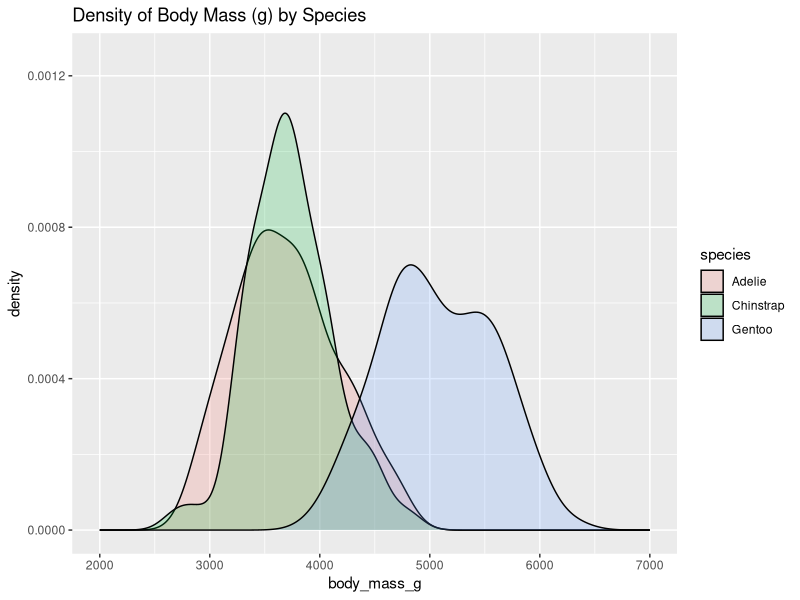
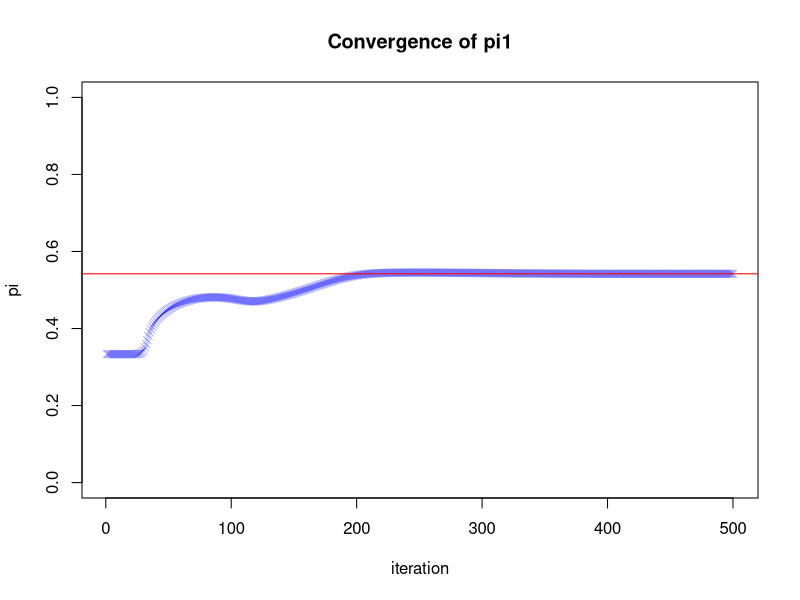
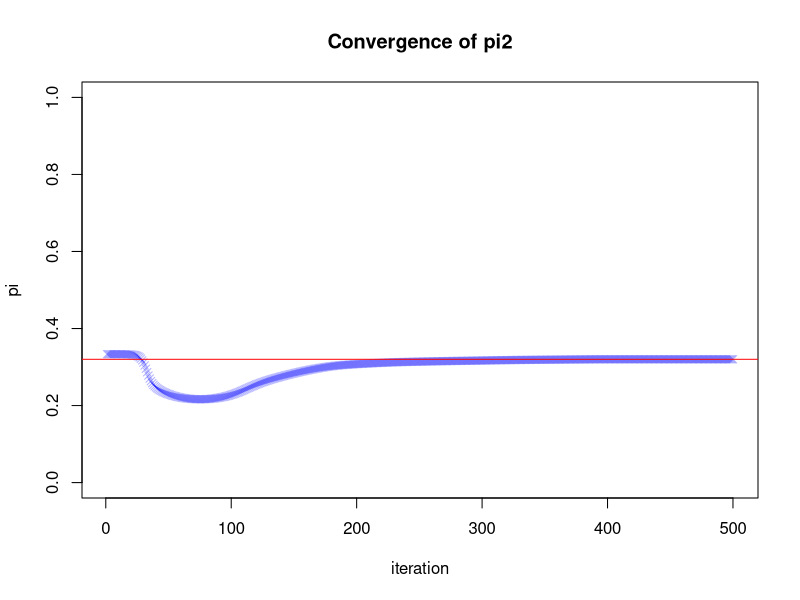
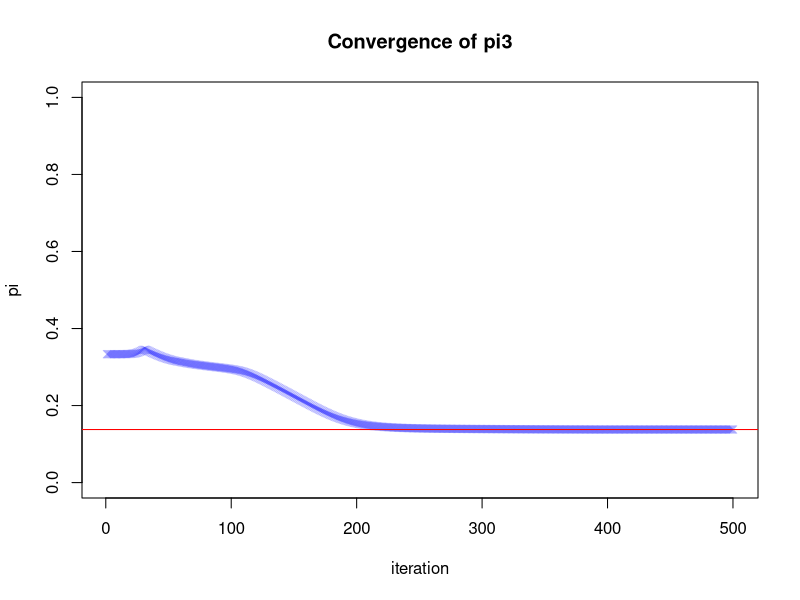
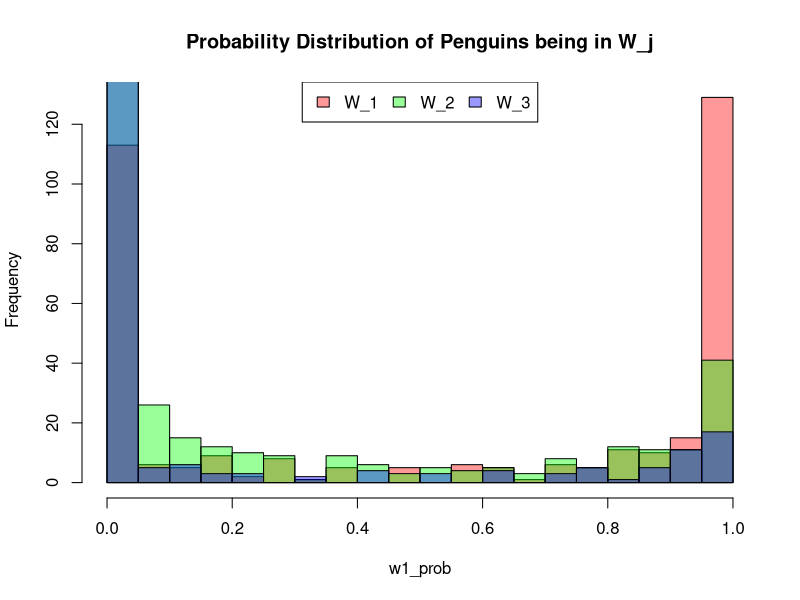

Recreate these plots in R, in order.
## ---- chunk 1
library(knitr)
library(formatR)
library(palmerpenguins)
library(dplyr)
library(ggplot2)
knitr::opts_chunk$set(echo = TRUE)
knitr::opts_chunk$set(tidy.opts = list(width.cutoff = 80))
## ---- chunk 2
# Read in penguins
penguins_data <- palmerpenguins::penguins
# Print penguins to inspect
print(penguins_data)
# Convert penguins to a dataframe
penguins_df <- as.data.frame(penguins_data)
## ---- chunk 3
# Count penguins by species and island
penguins_frequency_dist <- penguins_df %>%
  group_by(species, island) %>%
  count()
# Convert to DF
penguins_frequency_dist_df <- as.data.frame(penguins_frequency_dist)
# Print results
knitr::kable(penguins_frequency_dist_df,
  caption = "Distribution Frequency of Penguins by Species and Island"
)
## ---- chunk 4
# Get unique penguin categories by island
species_by_island_df <- penguins_df %>%
  group_by(island) %>%
  summarise(species = unique(species))
# Print results
knitr::kable(species_by_island_df,
  caption = "Penguin Species by Island"
)
## ---- chunk 5
# Filter for Gentoo penguins and get bill length values
gentoo_idx <- which(penguins_df$species == "Gentoo")
gentoo_bill_lengths <- penguins_df[gentoo_idx, ]$bill_length_mm

# Filter for Chinstrap penguins and get bill length values
chinstrap_idx <- which(penguins_df$species == "Chinstrap")
chinstrap_bill_lengths <- penguins_df[chinstrap_idx, ]$bill_length_mm

# Define significance value
alpha <- 0.05

# Do t test to evaluate if chinstrap average length
# is greater than gentoo average length
t_test_results <- t.test(
  x = chinstrap_bill_lengths,
  y = gentoo_bill_lengths,
  alternative = "less",
  var.equal = F
)
t_test_pvalue <- t_test_results$p.value
# Evaluate if p-value of t test is greater than signif. value
if (t_test_pvalue < alpha) {
  print("p-value of t-test is less than alpha, so we reject H0")
} else {
  print("p-value of t-test is greater than alpha, so we do not reject H0")
}
## ---- chunk 6
species_na_bool_idx <- is.na(penguins_df$species)
body_mass_na_bool_idx <- is.na(penguins_df$body_mass_g)
combined_bool_idx <- !species_na_bool_idx & !body_mass_na_bool_idx

filtered_penguins_df <- penguins_df[combined_bool_idx, ]
rows_removed_num <- nrow(penguins_df) - nrow(filtered_penguins_df)
## ---- chunk 7
species <- unique(filtered_penguins_df$species)
species_color_list <- c("red", "blue", "green")
combined_species_df <- data.frame()
for (species_i in species) {
  species_idx <- filtered_penguins_df$species == species_i
  species_df <- filtered_penguins_df[species_idx, ]
  species_df_slice <- species_df[c("species", "body_mass_g")]
  combined_species_df <- rbind(combined_species_df, species_df_slice)
}

ggplot(combined_species_df, aes(body_mass_g, fill = species)) +
  geom_density(alpha = 0.2) +
  xlim(2000, 7000) +
  ylim(0, 1.25e-3) +
  ggtitle("Density of Body Mass (g) by Species")
## ---- chunk 8
filtered_penguins_df$body_mass_kg <- filtered_penguins_df$body_mass_g / 1000
neg.logl <- function(theta, pi1, pi2, pi3, w1, w2, w3, x) {
  mu1 <- theta[1]
  mu2 <- theta[2]
  mu3 <- theta[3]

  sigma_1 <- exp(theta[4])
  sigma_2 <- exp(theta[5])
  sigma_3 <- exp(theta[6])
  # density of the mixture model:
  f.x1 <- pi1 * dnorm(x, mu1, sd = sigma_1)
  f.x2 <- pi2 * dnorm(x, mu2, sd = sigma_2)
  f.x3 <- pi3 * dnorm(x, mu3, sd = sigma_3)
  # negative log-likelihood:
  -sum(w1 * log(f.x1) + w2 * log(f.x2) + w3 * log(f.x3))
}
## ---- chunk 9
set.seed(3953629)

em_algo <- function(x, pi1hat_init, pi2hat_init, pi3hat_init, n.iter) {
  # Set n as length of provided x
  n <- length(x)

  # Set up pi_j for each j component
  pi1hat <- rep(NA, n.iter)
  pi2hat <- rep(NA, n.iter)
  pi3hat <- rep(NA, n.iter)

  # Set up p_hat_j for each j component
  p1hat <- matrix(NA, n.iter, n)
  p2hat <- matrix(NA, n.iter, n)
  p3hat <- matrix(NA, n.iter, n)

  # Define starting range for pi_j
  pi1hat_range <- pi1hat_init * 0.8
  pi2hat_range <- pi2hat_init * 0.8
  pi3hat_range <- pi3hat_init * 0.8

  # Store initial provided pi values
  pi1hat[1] <- pi1hat_init
  pi2hat[1] <- pi2hat_init
  pi3hat[1] <- pi3hat_init

  # Calculate t=1 p_hats
  p1hat[1, ] <- runif(n, pi1hat_init - pi1hat_range, pi1hat_init + pi1hat_range)
  p2hat[1, ] <- runif(n, pi2hat_init - pi2hat_range, pi2hat_init + pi2hat_range)
  p3hat[1, ] <- runif(n, pi3hat_init - pi3hat_range, pi3hat_init + pi3hat_range)

  # Set up 6 column theta matrix, and t=1 theta guesses
  thetahat <- matrix(NA, n.iter, 6)
  theta_init_guesses <- c(
    rep(mean(x), 3),
    rep(sd(x), 3)
  )

  # Find initial log likelihood minimized values of theta
  thetahat[1, ] <- optim(
    theta_init_guesses,
    function(theta) {
      neg.logl(
        theta, pi1hat[1], pi2hat[1], pi3hat[1],
        p1hat[1, ], p2hat[1, ], p3hat[1, ], x
      )
    }
  )$par

  # Iter through n.iter
  for (t in 2:n.iter) {
    # E step: update individual probability memberships
    phat_numer.temp <- cbind(
      pi1hat[t - 1] * dnorm(x, thetahat[t - 1, 1], exp(thetahat[t - 1, 4])),
      pi2hat[t - 1] * dnorm(x, thetahat[t - 1, 2], exp(thetahat[t - 1, 5])),
      pi3hat[t - 1] * dnorm(x, thetahat[t - 1, 3], exp(thetahat[t - 1, 6]))
    )
    # Reassign phat values to corresponding phat matrix
    p1hat[t, ] <- phat_numer.temp[, 1] / rowSums(phat_numer.temp)
    p2hat[t, ] <- phat_numer.temp[, 2] / rowSums(phat_numer.temp)
    p3hat[t, ] <- phat_numer.temp[, 3] / rowSums(phat_numer.temp)
    # M step: update parameter estimates
    # Update for corresponding pi_hat
    pi1hat[t] <- mean(p1hat[t, ])
    pi2hat[t] <- mean(p2hat[t, ])
    pi3hat[t] <- mean(p3hat[t, ])
    # Update optimized theta values
    thetahat[t, ] <- optim(thetahat[t - 1, ], function(theta) {
      neg.logl(
        theta, pi1hat[t], pi2hat[t], pi3hat[t],
        p1hat[t, ], p2hat[t, ], p3hat[t, ], x
      )
    })$par
  }
  # Return final theta values, pi values, and phat values
  # final_theta <- thetahat[n.iter, ]
  # final_pi <- c(pi1hat[n.iter], pi2hat[n.iter], pi3hat[n.iter])
  return(list(
    theta = thetahat,
    pi1 = pi1hat,
    pi2 = pi2hat,
    pi3 = pi3hat,
    p1 = p1hat,
    p2 = p2hat,
    p3 = p3hat
  ))
}

n <- nrow(filtered_penguins_df)
peng_species_prop <- filtered_penguins_df %>%
  group_by(species) %>%
  count()
peng_species_prop$prop <- peng_species_prop$n / n

pi1hat_1 <- 1 / 3
pi2hat_1 <- 1 / 3
pi3hat_1 <- 1 / 3

pi1hat_2 <- c(peng_species_prop$prop)[1]
pi2hat_2 <- c(peng_species_prop$prop)[2]
pi3hat_2 <- c(peng_species_prop$prop)[3]

pi1hat_3 <- runif(1, 0, 0.45)
pi2hat_3 <- runif(1, 0, 0.45)
pi3hat_3 <- 1 - pi1hat_3 - pi2hat_3

n.iter <- 500

run_1 <- em_algo(
  filtered_penguins_df$body_mass_kg,
  pi1hat_1,
  pi2hat_1,
  pi3hat_1,
  n.iter
)
run_2 <- em_algo(
  filtered_penguins_df$body_mass_kg,
  pi1hat_2,
  pi2hat_2,
  pi3hat_2,
  n.iter
)
run_3 <- em_algo(
  filtered_penguins_df$body_mass_kg,
  pi1hat_3,
  pi2hat_3,
  pi3hat_3,
  n.iter
)
## ---- chunk 10
actual_props <- c(peng_species_prop$prop)

run_1_props <- list(
  Adelie = sum(run_1$p1[n.iter, ] > 0.5) / n,
  Gentoo = sum(run_1$p2[n.iter, ] > 0.5) / n,
  Chinstrap = sum(run_1$p3[n.iter, ] > 0.5) / n
)
run_2_props <- list(
  Chinstrap = sum(run_2$p1[n.iter, ] > 0.5) / n,
  Adelie = sum(run_2$p2[n.iter, ] > 0.5) / n,
  Gentoo = sum(run_2$p3[n.iter, ] > 0.5) / n
)
run_3_props <- list(
  Adelie = sum(run_3$p1[n.iter, ] > 0.5) / n,
  Gentoo = sum(run_3$p2[n.iter, ] > 0.5) / n,
  Chinstrap = sum(run_3$p3[n.iter, ] > 0.5) / n
)

adelie_comp <- run_1_props$Adelie - c(
  run_1_props$Adelie,
  run_2_props$Adelie,
  run_3_props$Adelie
)
chins_comp <- run_1_props$Chinstrap - c(
  run_1_props$Chinstrap,
  run_2_props$Chinstrap,
  run_3_props$Chinstrap
)
gentoo_comp <- run_1_props$Gentoo - c(
  run_1_props$Gentoo,
  run_2_props$Gentoo,
  run_3_props$Gentoo
)

knitr::kable(rbind(adelie_comp, chins_comp, gentoo_comp),
  col.names = c("Run 1", "Run 2", "Run 3")
)
## ---- chunk 11
pi_labels <- c("pi1", "pi2", "pi3")
for (pi_lab in pi_labels) {
  plot(run_1[[pi_lab]],
    xlab = "iteration",
    ylab = "pi",
    pch = 4,
    col = rgb(0, 0, 1, 0.3),
    ylim = c(0, 1),
    main = sprintf("Convergence of %s", pi_lab)
  )
  abline(h = run_1[[pi_lab]][n.iter], 
     col = 'red'
  )
}
## ---- chunk 12
pi_ests <- c(run_1$pi1[n.iter], run_1$pi2[n.iter], run_1$pi3[n.iter])
mu_ests <- run_1$theta[n.iter, 1:3]
sigma_ests <- run_1$theta[n.iter, 4:6]

mle_summary_df <- data.frame(rbind(pi_ests, mu_ests, sigma_ests),
                             row.names = c("pi", "mu", "sigma"))

knitr::kable(mle_summary_df,
             col.names = c("j = 1", "j = 2", "j = 3"),
             caption = "MLE of pi, mu, and sigma from Run 1")

mean_species_weights <- filtered_penguins_df %>%
                          group_by(species) %>%
                          summarise(weight = mean(body_mass_kg))
knitr::kable(mean_species_weights,
             col.names = c("Species", "Average Weight"),
             caption = "Average Weight (kg) by Species")
## ---- chunk 13
w1_prob <- run_1$p1[n.iter, ]
w2_prob <- run_1$p2[n.iter, ]
w3_prob <- run_1$p3[n.iter, ]

# par()
hist(w1_prob, 
     breaks=20, 
     col=rgb(1, 0, 0, 0.4),
     main = "Probability Distribution of Penguins being in W_j")
hist(w2_prob, 
     breaks=20, 
     col=rgb(0, 1, 0, 0.4),
     add=T)
hist(w3_prob, 
     breaks=20, 
     col=rgb(0, 0, 1, 0.4), 
     add=T)
legend("top",
       c("W_1", "W_2", "W_3"),
       ncol = 3,
       fill = c(rgb(1, 0, 0, 0.4),
                rgb(0, 1, 0, 0.4),
                rgb(0, 0, 1, 0.4))
       )

## ---- chunk 14
predictedComponent <- ifelse(run_1$p1[n.iter, ] > 0.5, 1, 0) + 
  ifelse(run_1$p2[n.iter, ] > 0.5, 2, 0) +
  ifelse(run_1$p3[n.iter, ] > 0.5, 3, 0)
print(predictedComponent)
## ---- chunk 15
sex_pc_jfd <- table(filtered_penguins_df$sex, predictedComponent)
knitr::kable(sex_pc_jfd,
             caption = "Joint Frequency Distribution of Sex vs. Predicted W_j Component")

species_pc_jfd <- table(filtered_penguins_df$species, predictedComponent)
knitr::kable(species_pc_jfd,
             caption = "Joint Frequency Distribution of Species vs. Predicted W_j Component")
## ---- chunk 16
actual_sex_species <- table(filtered_penguins_df$sex, filtered_penguins_df$species)
knitr::kable(actual_sex_species,
             caption = "Joing Frequency Distribution of Sex vs. Species")
